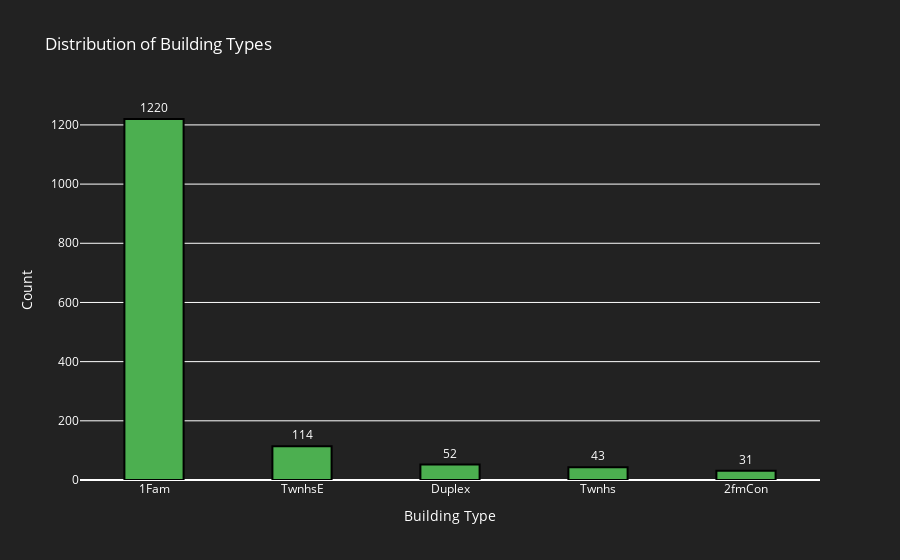
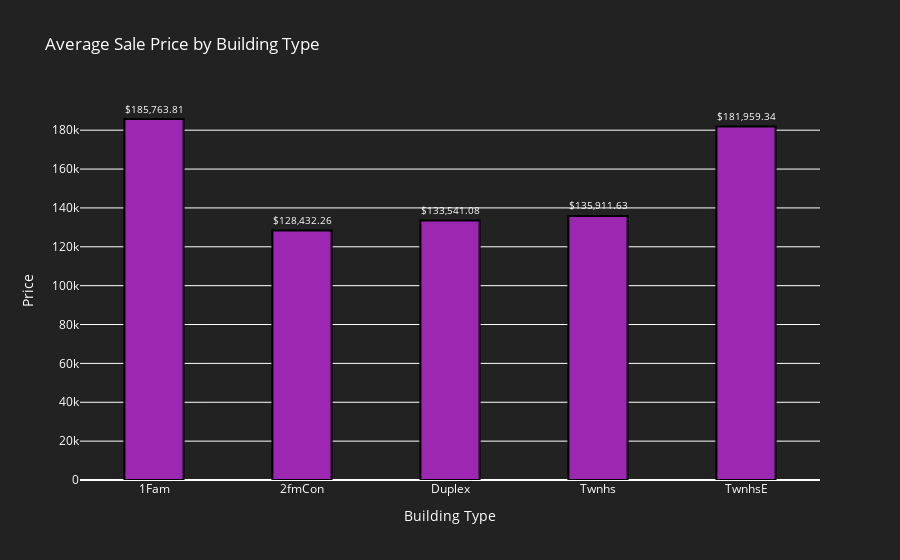

Notebook code cell kept with these figures, in order:
### Markdown cell above
# Questions to Explore in the Dataset

In this analysis, we aim to answer the following questions regarding the properties and their sale prices:

1. **Distribution of dwelling types:**  
   - How are different dwelling types distributed in the dataset?  
   - How does the dwelling type relate to sale prices?

2. **Impact of zoning:**  
   - Does the zoning classification of a property affect its sale price?

3. **Street and alley access:**  
   - How do different street and alley access types influence sale price?

4. **Average sale price by property shape:**  
   - What is the average sale price for each property shape?

5. **Correlation analysis:**  
   - Is there a correlation between **Property Age** and **Sale Price**?  
   - Is there a correlation between **Living Area** and **Sale Price**?

6. **Yearly price trends:**  
   - How does the sale price change from year to year?

---

**Approach:**  
We will use **Python, Pandas, Seaborn, Matplotlib, and Plotly** to explore these questions through **data cleaning, visualization, and correlation analysis**.

### Code cell
# 1. Distribution of dwelling types and their relation to sale prices
dwelling_types = df['BldgType'].value_counts()
dwelling_prices = df.groupby('BldgType')['SalePrice'].mean()

# Format labels for the second graph
formatted_dwelling_prices = ['$' + f'{value:,.2f}' for value in dwelling_prices.values]

# Create bar charts
fig1 = go.Figure(data=[go.Bar(
    x=dwelling_types.index,
    y=dwelling_types.values,
    marker_color='rgb(76, 175, 80)',
    text=dwelling_types.values,
    textposition='outside',
    width=0.4,
    marker=dict(line=dict(width=2, color='rgba(0,0,0,1)'), opacity=1)
)])
fig1.update_layout(
    title='Distribution of Building Types',
    xaxis_title='Building Type',
    yaxis_title='Count',
    plot_bgcolor='rgba(34, 34, 34, 1)',
    paper_bgcolor='rgba(34, 34, 34, 1)',
    font=dict(color='white')
)

fig2 = go.Figure(data=[go.Bar(
    x=dwelling_prices.index,
    y=dwelling_prices.values,
    marker_color='rgb(156, 39, 176)',
    text=formatted_dwelling_prices,
    textposition='outside',
    width=0.4,
    marker=dict(line=dict(width=2, color='rgba(0,0,0,1)'), opacity=1)
)])
fig2.update_layout(
    title='Average Sale Price by Building Type',
    xaxis_title='Building Type',
    yaxis_title='Price',
    plot_bgcolor='rgba(34, 34, 34, 1)',
    paper_bgcolor='rgba(34, 34, 34, 1)',
    font=dict(color='white')
)

# Show the figures
fig1.show()
fig2.show()

### Figure 1 — Plotly figure (JSON) as saved in the notebook; plotly's stock layout.template omitted (floating-point values rounded to 4 significant figures)
{"data": [{"marker": {"color": "rgb(76, 175, 80)", "line": {"color": "rgba(0,0,0,1)", "width": 2}, "opacity": 1}, "text": [1220.0, 114.0, 52.0, 43.0, 31.0], "textposition": "outside", "type": "bar", "width": 0.4, "x": ["1Fam", "TwnhsE", "Duplex", "Twnhs", "2fmCon"], "y": [1220, 114, 52, 43, 31]}], "layout": {"font": {"color": "white"}, "paper_bgcolor": "rgba(34, 34, 34, 1)", "plot_bgcolor": "rgba(34, 34, 34, 1)", "title": {"text": "Distribution of Building Types"}, "xaxis": {"title": {"text": "Building Type"}}, "yaxis": {"title": {"text": "Count"}}}}

### Figure 2 — Plotly figure (JSON) as saved in the notebook; plotly's stock layout.template omitted (floating-point values rounded to 4 significant figures)
{"data": [{"marker": {"color": "rgb(156, 39, 176)", "line": {"color": "rgba(0,0,0,1)", "width": 2}, "opacity": 1}, "text": ["$185,763.81", "$128,432.26", "$133,541.08", "$135,911.63", "$181,959.34"], "textposition": "outside", "type": "bar", "width": 0.4, "x": ["1Fam", "2fmCon", "Duplex", "Twnhs", "TwnhsE"], "y": [185800.0, 128400.0, 133500.0, 135900.0, 182000.0]}], "layout": {"font": {"color": "white"}, "paper_bgcolor": "rgba(34, 34, 34, 1)", "plot_bgcolor": "rgba(34, 34, 34, 1)", "title": {"text": "Average Sale Price by Building Type"}, "xaxis": {"title": {"text": "Building Type"}}, "yaxis": {"title": {"text": "Price"}}}}
